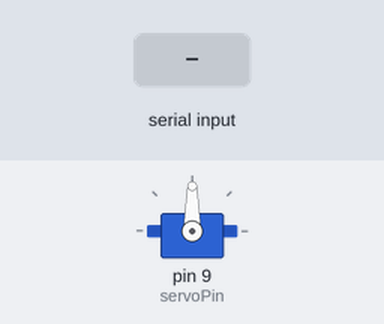
Bench run of a sketch on a simulated Arduino Uno, built with avr-gcc and run on an emulated ATmega328P. Shown: servo. The test bench sets the inputs (shaded band).

Above: at 1.2 s.
1.3 s: "30,150\n" received over Serial
At 2.1 s:
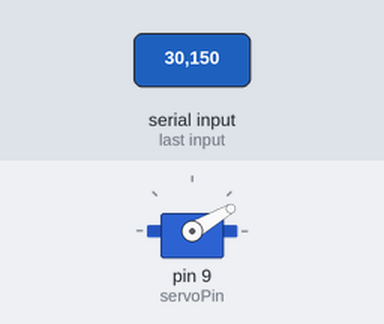
2.8 s: "5\n" received over Serial
At 4.0 s:
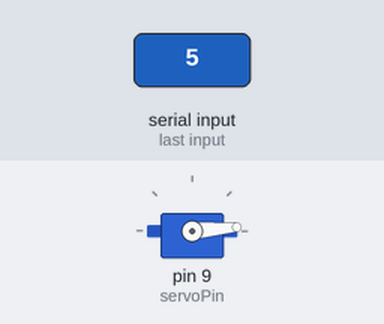
4.3 s: "200\n" received over Serial
At 5.4 s:
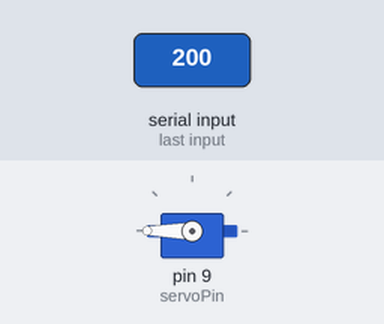
5.8 s: "90,45\n" received over Serial
At 6.6 s:
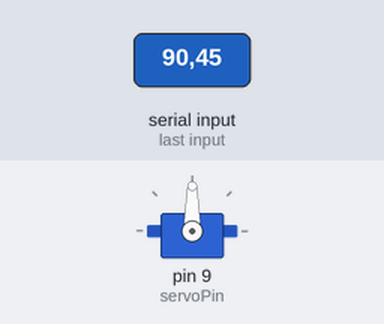
Timing chart, 0 to 8.3 s (numbered marks = the images above; inputs shaded):
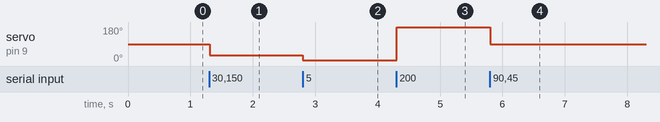

The sketch:

ardiunoCode.ino
```cpp
#include <Servo.h>

Servo myServo;

int servoPin = 9;


void setup() {
  // put your setup code here, to run once:
  Serial.begin(9600);
  myServo.attach(servoPin);
}

void loop() {
  // put your main code here, to run repeatedly:
  if(Serial.available() > 0){
    String dist = Serial.readStringUntil('\n');
    int newDist = dist.toInt();
    myServo.write(newDist);
  }


}
```

Measured:
- after the input at 1.3 s, servo on pin 9 (servoPin): 90° → 30° at once
- after the input at 2.8 s, servo on pin 9 (servoPin): 30° → 5° at once
- after the input at 4.3 s, servo on pin 9 (servoPin): 5° → 180° at once
- after the input at 5.8 s, servo on pin 9 (servoPin): 180° → 90° at once
